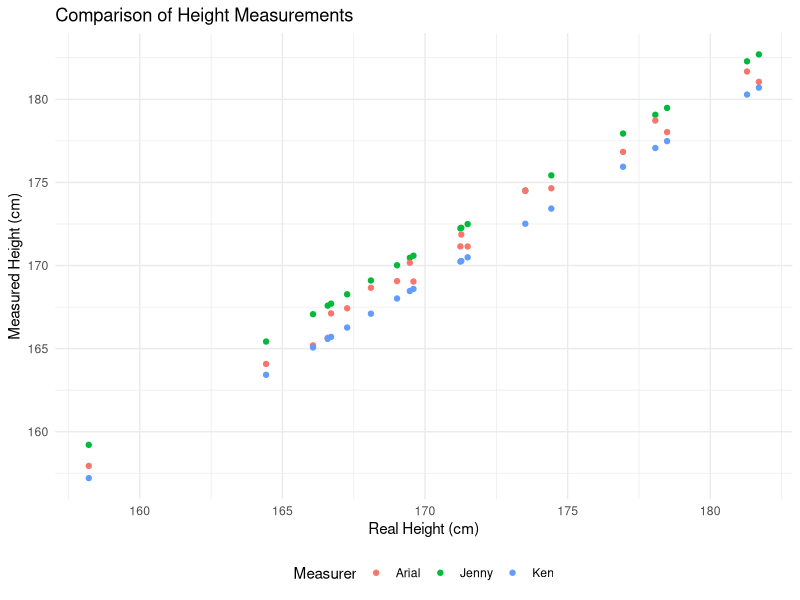

The R source for this figure:
###set up
library(tidyverse)
library(ggplot2)

###read data
height_data <- read_csv("quiz4/simulation_data.csv")

# Reshape the data to a long format for ggplot
height_data <- height_data %>%
  pivot_longer(cols = -real_hieght, names_to = "measurer", values_to = "measured_height")

# Create the scatter plot
ggplot(height_data, aes(x = real_hieght, y = measured_height, color = measurer)) +
  geom_point() +
  theme_minimal() +
  labs(title = "Comparison of Height Measurements",
       x = "Real Height (cm)",
       y = "Measured Height (cm)",
       color = "Measurer") +
  theme(legend.position = "bottom")

